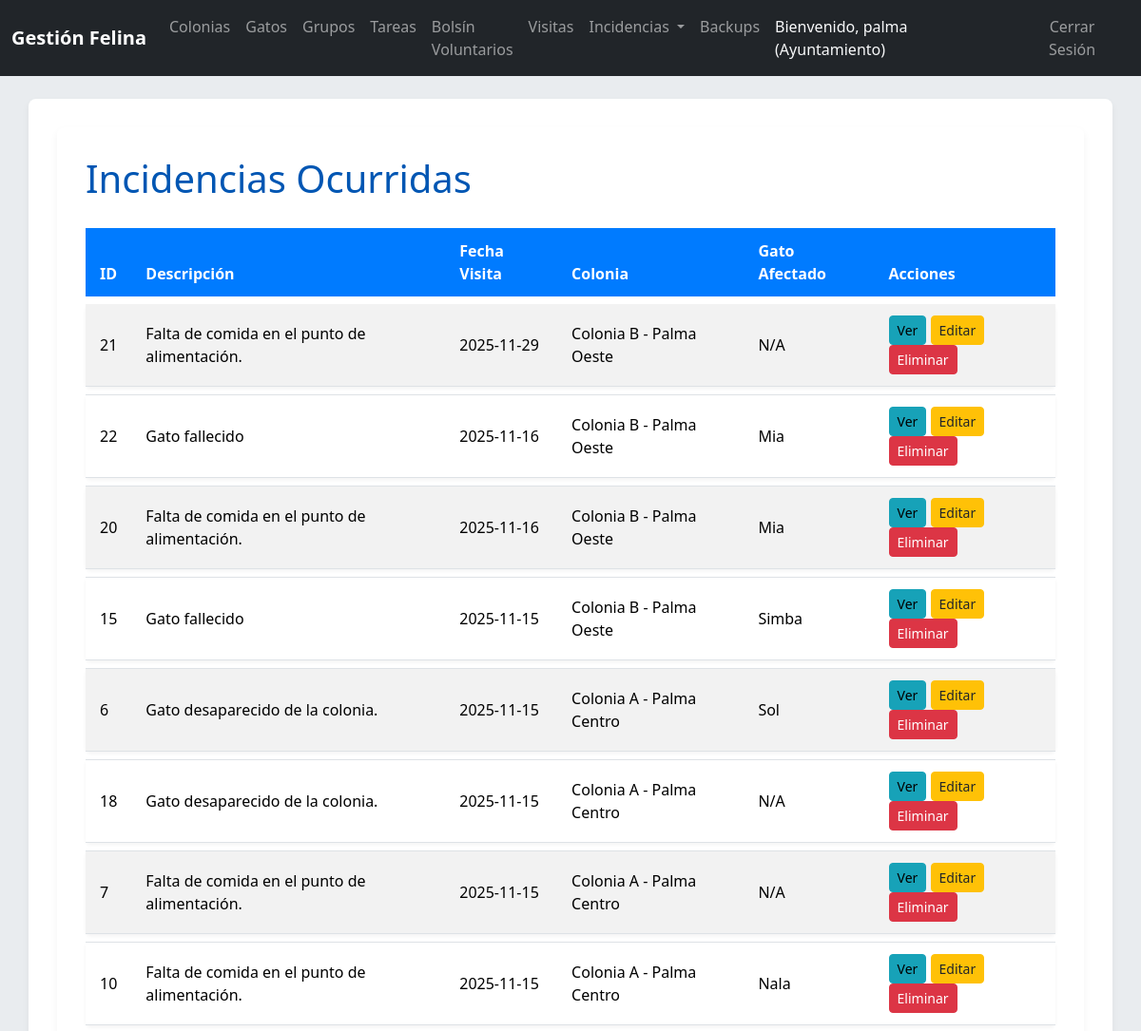
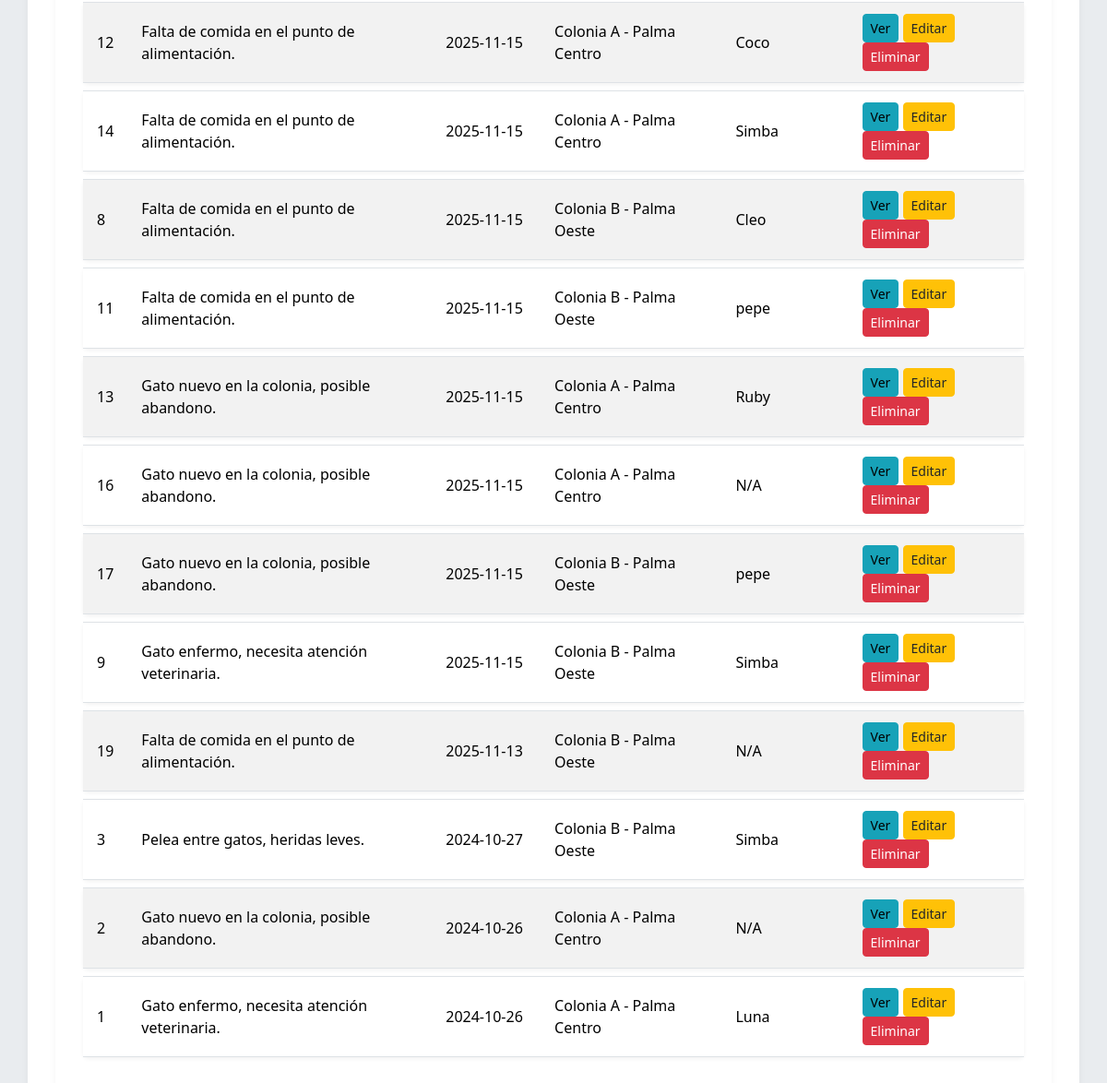
Screenshot of /index.php/ocurrencias (signed in) with the database file from the repository (2 pictures, top to bottom).
### tables this page shows
CREATE TABLE `Incidencia` (
  `idIncidencia` int(11) NOT NULL AUTO_INCREMENT,
  `textoDescriptivo` text NOT NULL,
  PRIMARY KEY (`idIncidencia`)
);

CREATE TABLE `IncidenciaVisita` (
  `idIncidenciaVisita` int(11) NOT NULL AUTO_INCREMENT,
  `idIncidencia` int(11) NOT NULL,
  `idVisita` int(11) NOT NULL,
  `idGato` int(11) DEFAULT NULL,
  PRIMARY KEY (`idIncidenciaVisita`),
  KEY `idIncidencia` (`idIncidencia`),
  KEY `idVisita` (`idVisita`),
  KEY `idGato` (`idGato`),
  CONSTRAINT `IncidenciaVisita_ibfk_1` FOREIGN KEY (`idIncidencia`) REFERENCES `Incidencia` (`idIncidencia`) ON DELETE CASCADE,
  CONSTRAINT `IncidenciaVisita_ibfk_2` FOREIGN KEY (`idVisita`) REFERENCES `Visita` (`idVisita`) ON DELETE CASCADE,
  CONSTRAINT `IncidenciaVisita_ibfk_3` FOREIGN KEY (`idGato`) REFERENCES `Gato` (`idGato`) ON DELETE CASCADE
);

CREATE TABLE `Visita` (
  `idVisita` int(11) NOT NULL AUTO_INCREMENT,
  `fechaVisita` date NOT NULL,
  `idColonia` int(11) NOT NULL,
  PRIMARY KEY (`idVisita`),
  KEY `idColonia` (`idColonia`),
  CONSTRAINT `Visita_ibfk_1` FOREIGN KEY (`idColonia`) REFERENCES `Colonia` (`idColonia`) ON DELETE CASCADE
);

CREATE TABLE `Colonia` (
  `idColonia` int(11) NOT NULL AUTO_INCREMENT,
  `descripcion` varchar(255) NOT NULL,
  `comentarios` text DEFAULT NULL,
  `idUbicacion` int(11) NOT NULL,
  `idAyuntamiento` int(11) NOT NULL,
  PRIMARY KEY (`idColonia`),
  KEY `idUbicacion` (`idUbicacion`),
  KEY `idAyuntamiento` (`idAyuntamiento`),
  CONSTRAINT `Colonia_ibfk_1` FOREIGN KEY (`idUbicacion`) REFERENCES `Ubicacion` (`idUbicacion`) ON DELETE CASCADE,
  CONSTRAINT `Colonia_ibfk_2` FOREIGN KEY (`idAyuntamiento`) REFERENCES `Ayuntamiento` (`idAyuntamiento`) ON DELETE CASCADE
);

CREATE TABLE `Gato` (
  `idGato` int(11) NOT NULL AUTO_INCREMENT,
  `nombre` varchar(30) DEFAULT NULL,
  `descripcionAspecto` text DEFAULT NULL,
  `numeroChip` varchar(15) DEFAULT NULL,
  `foto` varchar(255) DEFAULT NULL,
  `idSexo` int(11) NOT NULL,
  PRIMARY KEY (`idGato`),
  UNIQUE KEY `numeroChip` (`numeroChip`),
  KEY `idSexo` (`idSexo`),
  CONSTRAINT `Gato_ibfk_1` FOREIGN KEY (`idSexo`) REFERENCES `Sexo` (`idSexo`) ON DELETE CASCADE
);

### controllers/OcurrenciaController.php (called while the page is built, shortened)
<?php
class OcurrenciaController {
    private $incidenciaModel;
    public function __construct() {
        $this->incidenciaModel = new Incidencia();
    }
    public function index() {
        $user_type = $_SESSION['user_type'];
        $user_id = $_SESSION['user_id'];
        $incidencias = $this->incidenciaModel->getOcurrenciasWithDetails($user_type, $user_id);
        require_once __DIR__ . '/../views/ocurrencias/list.php';
    }
}

### config/database.php (called while the page is built, shortened)
<?php
class Database {
    private static $host = 'localhost';
    private static $db_name = 'gatos_mallorca';
    private static $username = 'root';
    private static $password = '';
    private static $conn;
    public static function getConnection() {
        if (self::$conn === null) {
            try {
                self::$conn = new PDO("mysql:host=" . self::$host . ";dbname=" . self::$db_name, self::$username, self::$password);
                self::$conn->setAttribute(PDO::ATTR_ERRMODE, PDO::ERRMODE_EXCEPTION);
                self::$conn->exec("set names utf8");
            } catch(PDOException $exception) {
                echo "Error de conexión a la base de datos: " . $exception->getMessage();
                exit();
            }
        }
        return self::$conn;
    }
}
?>

### models/Incidencia.php (called while the page is built, shortened)
<?php
class Incidencia extends BaseModel {
    public function getOcurrenciasWithDetails($user_type, $user_id) {
        $query = "
            SELECT
                iv.idIncidenciaVisita,
                i.idIncidencia,
                i.textoDescriptivo,
                v.fechaVisita,
                c.descripcion AS colonia_nombre,
                g.nombre AS gato_nombre,
                a.nombreLocalidad AS ayuntamiento_nombre
            FROM
                Incidencia i
            JOIN
                IncidenciaVisita iv ON i.idIncidencia = iv.idIncidencia
            JOIN
                Visita v ON iv.idVisita = v.idVisita
            JOIN
                Colonia c ON v.idColonia = c.idColonia
            JOIN
                Ayuntamiento a ON c.idAyuntamiento = a.idAyuntamiento
            LEFT JOIN
                Gato g ON iv.idGato = g.idGato
        ";
        $params = [];
        if ($user_type === 'ayuntamiento') {
            $query .= " WHERE c.idAyuntamiento = :user_id";
            $params[':user_id'] = $user_id;
        } elseif ($user_type === 'voluntario') {
            $query .= " JOIN VisitaVoluntario vv ON v.idVisita = vv.idVisita WHERE vv.idVoluntario = :user_id";
            $params[':user_id'] = $user_id;
        }
        $query .= " ORDER BY v.fechaVisita DESC, i.idIncidencia DESC";
        return $this->executeQuery($query, $params);
    }
}

### models/BaseModel.php (called while the page is built, shortened)
<?php
class BaseModel {
    protected $conn;
    public function __construct() {
        $this->conn = Database::getConnection();
    }
    protected function executeQuery($query, $params = [], $fetch_all = true) {
        $stmt = $this->conn->prepare($query);
        foreach ($params as $key => $value) {
            $stmt->bindValue($key, $value);
        }
        $stmt->execute();
        if ($fetch_all) {
            return $stmt->fetchAll(PDO::FETCH_OBJ);
        }
        return $stmt->fetch(PDO::FETCH_OBJ);
    }
}
?>

### views/ocurrencias/list.php (the view, shortened to what this page needs)
<?php require_once __DIR__ . '/../partials/header.php'; ?>
<div class="container">
    <h1>Incidencias Ocurridas</h1>
    <?php if (empty($incidencias)): ?>
        <div class="alert alert-info" role="alert">
            No hay incidencias registradas.
        </div>
    <?php else: ?>
        <table class="table table-striped table-hover">
            <thead>
                <tr>
                    <th>ID</th>
                    <th>Descripción</th>
                    <th>Fecha Visita</th>
                    <th>Colonia</th>
                    <th>Gato Afectado</th>
                    <th>Acciones</th>
                </tr>
            </thead>
            <tbody>
                <?php foreach ($incidencias as $incidencia): ?>
                    <tr>
                        <td><?php echo htmlspecialchars($incidencia->idIncidenciaVisita); ?></td>
                        <td><?php echo htmlspecialchars($incidencia->textoDescriptivo); ?></td>
                        <td><?php echo htmlspecialchars($incidencia->fechaVisita); ?></td>
                        <td><?php echo htmlspecialchars($incidencia->colonia_nombre); ?></td>
                        <td><?php echo htmlspecialchars($incidencia->gato_nombre ?? 'N/A'); ?></td>
                        <td>
                            <a href="<?php echo url('ocurrencias/show?id=' . htmlspecialchars($incidencia->idIncidenciaVisita)); ?>" class="btn btn-info btn-sm">Ver</a>
                            <?php if ($_SESSION['user_type'] === 'ayuntamiento'): ?>
                                <a href="<?php echo url('ocurrencias/edit?id=' . htmlspecialchars($incidencia->idIncidenciaVisita)); ?>" class="btn btn-warning btn-sm">Editar</a>
                                <form action="<?php echo url('ocurrencias/delete'); ?>" method="POST" style="display:inline-block;">
                                    <button type="submit" class="btn btn-danger btn-sm" onclick="return confirm('¿Estás seguro de que quieres eliminar esta incidencia? Esta acción es irreversible.');">Eliminar</button>
                                </form>
                            <?php endif; ?>
                        </td>
                    </tr>
                <?php endforeach; ?>
            </tbody>
        </table>
    <?php endif; ?>
</div>
<?php require_once __DIR__ . '/../partials/footer.php'; ?>

### public/css/style.css (style rules this page uses)
body { font-family: 'Segoe UI', Tahoma, Geneva, Verdana, sans-serif; background-color: #e9ecef; color: #343a40; }
.container { background-color: #ffffff; padding: 30px; border-radius: 8px; box-shadow: 0 4px 8px rgba(0,0,0,0.05); margin-bottom: 30px; }
h1, h2, h3, h4, h5, h6 { color: #0056b3; margin-bottom: 15px; }
.btn-warning { background-color: #ffc107; border-color: #ffc107; color: #212529; }
.btn-danger { background-color: #dc3545; border-color: #dc3545; }
.btn-info { background-color: #17a2b8; border-color: #17a2b8; }
.table { margin-top: 20px; border-collapse: separate; border-spacing: 0 8px; }
.table thead th { background-color: #007bff; color: white; border: none; padding: 12px 15px; }
.table tbody tr { background-color: #f8f9fa; border-radius: 5px; box-shadow: 0 2px 4px rgba(0,0,0,0.05); transition: all 0.2s ease-in-out; }
.table tbody td { padding: 12px 15px; vertical-align: middle; border-top: 1px solid #dee2e6; }
.table tbody tr:first-child td { border-top: none; }

### rows the page displays
incidencia: incidenciavisita.idIncidenciaVisita "21", textoDescriptivo "Falta de comida en el punto de alimentación.", visita.fechaVisita "2025-11-29", colonia.descripcion "Colonia B - Palma Oeste", gato_nombre "N/A", incidenciavisita.idIncidenciaVisita "20", visita.fechaVisita "2025-11-16", gato.nombre "Mia", incidenciavisita.idIncidenciaVisita "7", visita.fechaVisita "2025-11-15", colonia.descripcion "Colonia A - Palma Centro", incidenciavisita.idIncidenciaVisita "10", gato.nombre "Nala", incidenciavisita.idIncidenciaVisita "12", gato.nombre "Coco", incidenciavisita.idIncidenciaVisita "14", gato.nombre "Simba", incidenciavisita.idIncidenciaVisita "8", gato.nombre "Cleo", incidenciavisita.idIncidenciaVisita "11", gato.nombre "pepe", incidenciavisita.idIncidenciaVisita "19", visita.fechaVisita "2025-11-13"
incidencia: incidenciavisita.idIncidenciaVisita "22", textoDescriptivo "Gato fallecido", visita.fechaVisita "2025-11-16", colonia.descripcion "Colonia B - Palma Oeste", gato.nombre "Mia", incidenciavisita.idIncidenciaVisita "15", visita.fechaVisita "2025-11-15", gato.nombre "Simba"
incidencia: incidenciavisita.idIncidenciaVisita "6", textoDescriptivo "Gato desaparecido de la colonia.", visita.fechaVisita "2025-11-15", colonia.descripcion "Colonia A - Palma Centro", gato.nombre "Sol", incidenciavisita.idIncidenciaVisita "18", gato_nombre "N/A"
incidencia: incidenciavisita.idIncidenciaVisita "13", textoDescriptivo "Gato nuevo en la colonia, posible abandono.", visita.fechaVisita "2025-11-15", colonia.descripcion "Colonia A - Palma Centro", gato.nombre "Ruby", incidenciavisita.idIncidenciaVisita "16", gato_nombre "N/A", incidenciavisita.idIncidenciaVisita "17", colonia.descripcion "Colonia B - Palma Oeste", gato.nombre "pepe", incidenciavisita.idIncidenciaVisita "2", visita.fechaVisita "2024-10-26"
incidencia: incidenciavisita.idIncidenciaVisita "9", textoDescriptivo "Gato enfermo, necesita atención veterinaria.", visita.fechaVisita "2025-11-15", colonia.descripcion "Colonia B - Palma Oeste", gato.nombre "Simba", incidenciavisita.idIncidenciaVisita "1", visita.fechaVisita "2024-10-26", colonia.descripcion "Colonia A - Palma Centro", gato.nombre "Luna"
incidencia: incidenciavisita.idIncidenciaVisita "3", textoDescriptivo "Pelea entre gatos, heridas leves.", visita.fechaVisita "2024-10-27", colonia.descripcion "Colonia B - Palma Oeste", gato.nombre "Simba"

### other values shown
$_SESSION['username'] "palma"
$_SESSION['user_type'] "Ayuntamiento"
